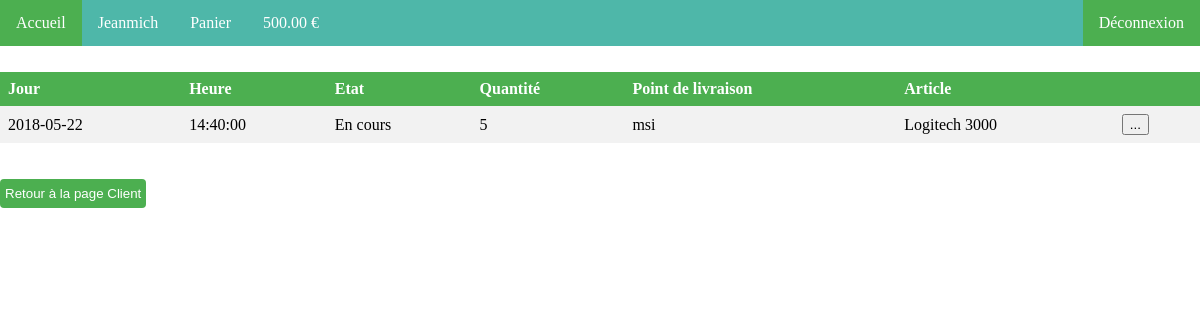
The page /CONTROLLER/history.php (signed in) on the database its author committed.
### tables this page shows
CREATE TABLE IF NOT EXISTS `clients` (
	  `idClients` INT(3) NOT NULL AUTO_INCREMENT,
	  `nom` VARCHAR(30) NULL,
	  `prenom` VARCHAR(30) NULL,
	  `pseudo` VARCHAR(45) NULL,
	  `credit` DECIMAL(9,2) NULL,
	  `idPdLs` INT(3) NOT NULL,
	  `mdp` VARCHAR(80) NULL,
	  PRIMARY KEY (`idClients`, `idPdLs`),
	  INDEX `fk_clients_PdLs_idx` (`idPdLs` ASC),
	  CONSTRAINT `fk_clients_PdLs`
	    FOREIGN KEY (`idPdLs`)
	    REFERENCES `points_de_livraison` (`idPdLs`)
	    ON DELETE NO ACTION
	    ON UPDATE NO ACTION);

CREATE TABLE IF NOT EXISTS `achats` (
	  `idAchats` INT(3) NOT NULL AUTO_INCREMENT,
	  `etat` ENUM('Panier', 'En cours', 'Livré') NULL,
	  `date` DATE NULL,
	  `time` TIME NULL,
	  `idClients` INT(3) NOT NULL,
	  `idArticles` INT(3) NOT NULL,
	  `quantite` INT(5) NOT NULL,
	  `idMagasins` INT(3) NOT NULL DEFAULT '1', 
	  PRIMARY KEY (`idAchats`, `idClients`, `idArticles`),
	  INDEX `fk_achats_clients1_idx` (`idClients` ASC),
	  INDEX `fk_achats_articles1_idx` (`idArticles` ASC), 
	  INDEX `fk_achats_magasins1_idx` (`idMagasins` ASC), 
	  CONSTRAINT `fk_achats_clients1`
	    FOREIGN KEY (`idClients`)
	    REFERENCES `clients` (`idClients`)
	    ON DELETE NO ACTION
	    ON UPDATE NO ACTION,
	  CONSTRAINT `fk_achats_articles1`
	    FOREIGN KEY (`idArticles`)
	    REFERENCES `articles` (`idArticles`)
	    ON DELETE NO ACTION
	    ON UPDATE NO ACTION,
	  CONSTRAINT `fk_achats_magasins1`
	    FOREIGN KEY (`idMagasins`)
	    REFERENCES `magasins` (`idMagasins`)
	    ON DELETE NO ACTION
	    ON UPDATE NO ACTION);

CREATE TABLE IF NOT EXISTS `magasins` (
	  `idMagasins` INT(3) NOT NULL AUTO_INCREMENT,
	  `nom` VARCHAR(45) NULL,
	  `adresse` VARCHAR(45) NULL,
	  `ville` VARCHAR(25) NULL,
	  `codePostal` CHAR(5) NULL,
	  `image` VARCHAR(45) NULL,
	  PRIMARY KEY (`idMagasins`));

CREATE TABLE IF NOT EXISTS `articles` (
	  `idArticles` INT(3) NOT NULL AUTO_INCREMENT,
	  `categorie` VARCHAR(12) NULL,
	  `nom` VARCHAR(100) NULL,
	  `description` VARCHAR(140) NULL,
	  `image` VARCHAR(45) NULL,
	  `quantite` INT(4) NULL,
	  `idMagasins` INT(3) NOT NULL,
	  `prix` DECIMAL(6,2) NULL,
	  `sous_categorie` VARCHAR(50) NULL,
	  PRIMARY KEY (`idArticles`, `idMagasins`),
	  INDEX `fk_articles_Magasins1_idx` (`idMagasins` ASC),
	  CONSTRAINT `fk_articles_Magasins1`
	    FOREIGN KEY (`idMagasins`)
	    REFERENCES `magasins` (`idMagasins`)
	    ON DELETE NO ACTION
	    ON UPDATE NO ACTION);

### MODEL/model.php (called while the page is built, shortened)
<?php
function dbConnect() {
  try {
    $bdd = new PDO('mysql:host=localhost;dbname=geek-o-sphere', 'root', '', array(PDO::ATTR_ERRMODE => PDO::ERRMODE_EXCEPTION));
    return $bdd;
  }catch(Exception $e) {
    die('Erreur : '.$e->getMessage());
  }
}
function getOneAccount($pseudo) {
    $bdd = dbConnect();
      $accounts = $bdd->query('SELECT * FROM `clients` WHERE pseudo="'.$pseudo.'"');
      return $accounts;
}
function historyCall() {
	$bdd = dbConnect();
	$items = $bdd->query('SELECT  `achats`.date AS "achats.date", `achats`.time AS "achats.time",
									`achats`.idArticles AS "achats.idArticles", `achats`.idClients AS "achats.idClients",
									`achats`.etat AS "achats.etat", `achats`.quantite AS "achats.quantite",
									`clients`.idClients AS "clients.idClients", `clients`.pseudo AS "clients.pseudo",
									`articles`.idArticles AS "articles.idArticles", `articles`.nom AS "articles.nom",
                  `magasins`.nom AS "magasins.nom"
							FROM    achats, clients, articles, magasins
							WHERE ( `magasins`.idMagasins=`achats`.idMagasins AND `achats`.idArticles=`articles`.idArticles
							        AND `clients`.idClients=`achats`.idClients
							        AND `achats`.etat!="Panier"
									AND `clients`.pseudo="'.$_SESSION['pseudo'].'"
								) ORDER BY `achats`.date DESC, `achats`.time DESC'
						  );
	return $items;
}
?>

### CONTROLLER/history_1.php (the view)
<?php
	echo "<table>
			<th>Jour
			<th>Heure
			<th>Etat
			<th>Quantité
			<th>Point de livraison
			<th colspan=2>Article
		 "
	;
	$test = false;
	$query = historyCall();
	while ( $data = $query -> fetch()) {
		echo"<tr>
			 <td>".$data['achats.date'].
			"<td>".$data['achats.time'].
			"<td>".utf8_encode($data['achats.etat']).
			"<td>".$data['achats.quantite'].
			"<td>".$data['magasins.nom'].
			"<td>".utf8_encode($data['articles.nom']).
			"<td><a href='detailed_item.php?id=".$data['achats.idArticles']."'><button>...</button></a>"
		;
		$test = true;
	} if (!$test) {
		echo"<tr><td><td><td><td colspan=3>Aucun achat effectuer";
	}
	echo"</table>";
?>

### CONTROLLER/navigation_bar.php
<ul>
   <li><a href="./main_page.php">Accueil</a></li>
   <li><a href="./customer_page.php"><?php echo $_SESSION['pseudo'] ?></a></li>
   <li><a href="./basket.php">Panier</a></li>
   <li><a href="./wallet.php"><?php $data=getOneAccount($_SESSION['pseudo']); $credit=$data->fetch(); echo $credit['credit'].' €'; ?></a></li>
   <li style="float:right"><a class="active" href="../CONTROLLER/main_page_disconnect.php">Déconnexion</a></li>
</ul>

### VIEW/style.css (style rules this page uses)
ul { list-style-type: none; margin: 0; padding: 0; overflow: hidden; background-color: #4EB7A9; }
body { margin :0; }
li { float: left; }
li a { display: block; color: white; text-align: center; padding: 14px 16px; text-decoration: none; }
.active { background-color: #4CAF50; }
ul { position: fixed; top: 0; width: 100%; }
table { border-collapse: collapse; width: 100%; }
th, td { text-align: left; padding: 8px; }
tr:nth-child(even) { background-color: #f2f2f2 }
th { background-color: #4CAF50; color: white; }

### rows shown on the page
clients: credit "500.00"
achats: date "2018-05-22", time "14:40:00", etat "En cours", quantite "5", idMagasins.nom "msi", articles.nom "Logitech 3000"

### other values the page prints
$_SESSION['pseudo'] "Jeanmich"
